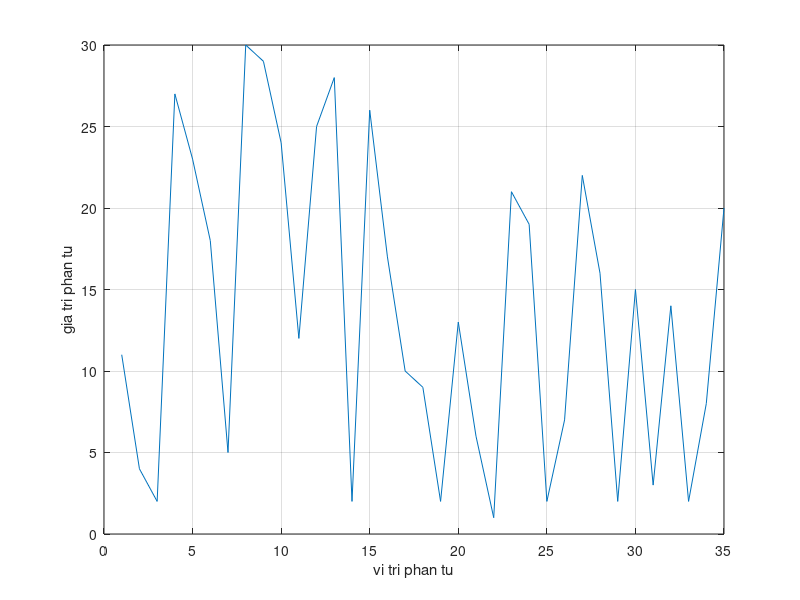

Recreate this plot in MATLAB.
x = randperm(35);
n=length(x);
for i = 1:n
    if x(i)<6
        x(i)=2;
    elseif 6<=x & x<=20
        x(i) = x(i)-4;
    else
        x(i)=36-x(i);
    end
end
fprintf('Ket qua: \n');
disp(x);
% truc x gan voi vi tri cua cac phan tu
% truc y gan voi gia tri cua phan tu
plot(x);
xlabel('vi tri phan tu');
ylabel('gia tri phan tu');
grid on